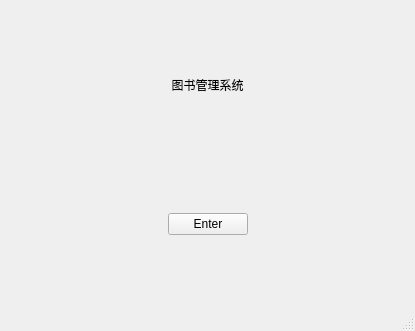
<?xml version="1.0" encoding="UTF-8"?>
<ui version="4.0">
 <class>MainWindow</class>
 <widget class="QMainWindow" name="MainWindow">
  <property name="geometry">
   <rect>
    <x>0</x>
    <y>0</y>
    <width>415</width>
    <height>331</height>
   </rect>
  </property>
  <property name="windowTitle">
   <string>图书管理系统</string>
  </property>
  <widget class="QWidget" name="centralwidget">
   <layout class="QVBoxLayout" name="verticalLayout">
    <item>
     <widget class="QWidget" name="widget" native="true">
      <layout class="QVBoxLayout" name="verticalLayout_3">
       <item>
        <widget class="QLabel" name="title_label">
         <property name="text">
          <string>图书管理系统</string>
         </property>
         <property name="textFormat">
          <enum>Qt::AutoText</enum>
         </property>
         <property name="alignment">
          <set>Qt::AlignCenter</set>
         </property>
        </widget>
       </item>
       <item>
        <widget class="QWidget" name="widget_2" native="true">
         <layout class="QHBoxLayout" name="horizontalLayout">
          <item>
           <spacer name="horizontalSpacer">
            <property name="orientation">
             <enum>Qt::Horizontal</enum>
            </property>
            <property name="sizeHint" stdset="0">
             <size>
              <width>40</width>
              <height>20</height>
             </size>
            </property>
           </spacer>
          </item>
          <item>
           <widget class="QPushButton" name="Enter_btn">
            <property name="text">
             <string>Enter</string>
            </property>
           </widget>
          </item>
          <item>
           <spacer name="horizontalSpacer_2">
            <property name="orientation">
             <enum>Qt::Horizontal</enum>
            </property>
            <property name="sizeHint" stdset="0">
             <size>
              <width>40</width>
              <height>20</height>
             </size>
            </property>
           </spacer>
          </item>
         </layout>
        </widget>
       </item>
      </layout>
     </widget>
    </item>
   </layout>
  </widget>
  <widget class="QMenuBar" name="menubar">
   <property name="geometry">
    <rect>
     <x>0</x>
     <y>0</y>
     <width>415</width>
     <height>26</height>
    </rect>
   </property>
  </widget>
  <widget class="QStatusBar" name="statusbar"/>
 </widget>
 <resources/>
 <connections/>
</ui>
